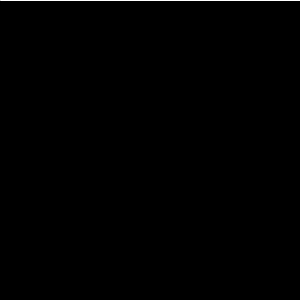
Frame 1 (no input)
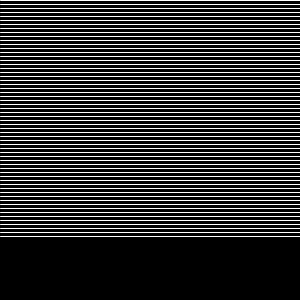
Frame 60 (the mouse pressed at the canvas centre just before this capture)
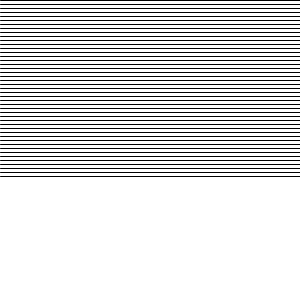
Frame 120 (the mouse held since frame 60 and released just before this capture)

The Processing sketch that drew these frames (run headless with seeded random() and noise(); from frame 60 on, the mouse is pressed at the canvas centre):

// Processing sketch: sweep
// ── sweep.pde
int y = 0;
int check =1;

void setup() {
  size(300, 300);
  background(0,0,0);
}
void draw() {
  if(check==1){
    stroke(255);
  }
  else{
    stroke(0);
  }
  
  line(0, y, 300, y);
 
  y = y + 4;
  if(y>=300){
    if(check==1){
      background(255,255,255);
      check=0;
    }
    else{
      background(0,0,0);
      check=1;
    }
    y=0;
  }
}
